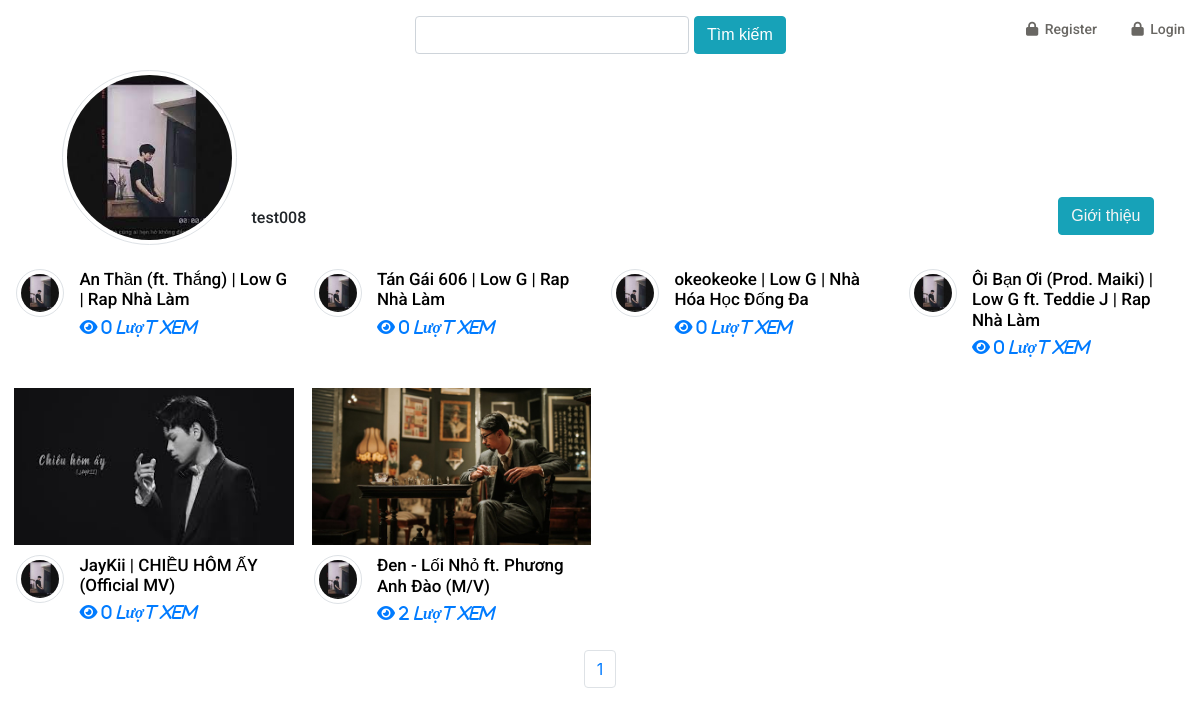
Page /user/test008/ on the committed database.
### User/models.py (models this page shows)
class CustomerUser(AbstractUser):
    sex_choice = ((0, 'Female'), (1, 'Male'))
    avatar = models.ImageField(default='profile1.jpg', blank=True, null=True)
    birthday = models.DateField(format('%d/%m/%Y'))
    sex = models.IntegerField(choices=sex_choice, default=1)
    address = models.CharField(default='', max_length=255)
    phone_number = models.CharField(default='', max_length=255)

### Video/models.py (models this page shows, shortened)
class Video(models.Model):
    Title = models.CharField(default='',max_length=255)
    Thumbnail = models.ImageField(upload_to='images',default='profile1.jpg',blank=True,null=True)
    Location = models.FileField(upload_to='Videos_Upload')
    Description = models.TextField(default='')
    Category = models.ForeignKey(Category, on_delete= models.CASCADE)
    User = models.ForeignKey(CustomerUser, on_delete= models.DO_NOTHING)
    view = models.IntegerField(default=0)
    Likes = models.ManyToManyField(CustomerUser,blank=True,related_name='like_Video')
    Dislikes = models.ManyToManyField(CustomerUser,blank=True,related_name='dislike_Video')

### User/views.py (the view)
# urls.py: path('user/<str:user>/',UserPage.as_view(),name = 'userPage'),
class UserPage(View):
    def get(self,req,user):
        User = CustomerUser.objects.filter(username__exact=user)[0]
        videos = Video.objects.filter(User_id__exact=User.id)[::-1]
        p = Paginator(videos, 20)
        page = req.GET.get('page')
        pagination = p.get_page(page)
        nums = '1' * pagination.paginator.num_pages
        context={
            'user':User,
            'video':videos,
            'img':User.avatar.url,
            'pagination': pagination,
            'nums': nums,
        }
        return render(req,'User/UserPage.html',context)

### templates/User/UserPage.html (shortened to what this page needs)
{% extends 'Home/base.html' %}
{% load static %}
{% block content %}
    <div class="row " style="position: relative">
        <div class="col-sm-2" style="margin-left: 5%">
            <img src="{{ user.avatar.url }}" class="rounded-circle img-thumbnail">
        </div>
        <div >
            <span style="position: absolute;bottom:10px"><h6> {{ user.username }} </h6></span>
        </div>
        <div style="position: absolute;bottom:10px;right: 5%">
            <button class="btn btn-info"><a href="{% url 'user_detail' id=user.id %}" style="color: whitesmoke">Giới thiệu</a></button>
        </div>
    </div>
    <div class="row" style="margin: 5px">
        {% for item in pagination %}
            <div class="col-sm-3 product-item pb-3" style="padding: 0.5rem" >
                <a href="{% url 'show' id=item.id %}"  >
                    <div class="thumbnail-img">
                        <img src="{{ item.Thumbnail.url }}" alt="" />
                    </div>
                    <div class="down-content">
                        <div class="row" style="margin-left: 0">
                            <div class="col-sm-2 " style="padding: 0">
                                <img class="rounded-circle img-thumbnail" src="{{ item.User.avatar.url }}" width="100%" >
                            </div>
                            <div class="col-sm-10">
                                <h4 style="margin-bottom: 5px">{{ item.Title }}</h4>
                                <i class="fas fa-eye"> {{ item.view }} <i>lượt xem </i></i>
                            </div>
                        </div>
                    </div>
                </a>
            </div>
        {% endfor %}
    </div>
    <nav aria-label="Page navigation">
      <ul class=" justify-content-center pagination ">
        {% for i in nums %}
            <li class="page-item"><a class="page-link" href="?page={{ forloop.counter }}">{{ forloop.counter }}</a></li>
        {% endfor %}
      </ul>
    </nav>
{% endblock %}

### static/Home/css/MainShop.css (style rules this page uses)
body { font-family: 'Roboto', sans-serif; position: relative; font-weight: 400px; }
ul li { list-style: none; }
a { -webkit-transition: 300ms; -moz-transition: 300ms; -o-transition: 300ms; transition: 300ms; }
h1, h2, h3, h4, h5, h6 { font-family: 'Roboto', sans-serif; }

### static/Home/css/site.css (style rules this page uses)
html, body { height: 100%; }

### static/Home/css/Core1.css (style rules this page uses)
body { font-family: 'Poppins', sans-serif; overflow-x: hidden; text-rendering: optimizeLegibility; -webkit-font-smoothing: antialiased; -moz-osx-font-smoothing: grayscale; }
a { text-decoration: none!important; }
ul { padding: 0; margin: 0; list-style: none; }
h1,h2,h3,h4,h5,h6 { margin: 0px; }
.product-item { border: 1px solid transparent; margin-bottom: 1px; display: flex; position: relative; cursor: pointer; }
.product-item .down-content { padding: 2px; padding-top: 10px; position: relative; }
.product-item .thumbnail-img { text-align: center; position: relative; flex-shrink: 0; }
.product-item .thumbnail-img img { display: block; margin-top: auto; margin-left: auto; margin-right: auto; max-height: 100%; max-width: 100%; }
.product-item .down-content h4 { font-size: 17px; color: #000000; }

### static/Auth/css/main.css (style rules this page uses)
.row { display: -webkit-box; display: -webkit-flex; display: -moz-box; display: -ms-flexbox; display: flex; -webkit-flex-wrap: wrap; -ms-flex-wrap: wrap; flex-wrap: wrap; }
html { -webkit-box-sizing: border-box; -moz-box-sizing: border-box; box-sizing: border-box; }
* { padding: 0; margin: 0; }
*, *:before, *:after { -webkit-box-sizing: inherit; -moz-box-sizing: inherit; box-sizing: inherit; }
body, h1, h2, h3, h4, h5, h6, blockquote, p, pre, dl, dd, ol, ul, figure, hr, fieldset, legend { margin: 0; padding: 0; }
button { outline: none; background: none; border: none; }
body { font-family: "Poppins", "Arial", "Helvetica Neue", sans-serif; font-weight: 400; font-size: 14px; }
h1, h2, h3, h4, h5, h6 { font-weight: 400; }
h4 { font-size: 18px; }
h6 { font-size: 13px; }
.btn { -webkit-transition: all 0.4s ease; -o-transition: all 0.4s ease; -moz-transition: all 0.4s ease; transition: all 0.4s ease; cursor: pointer; color: #fff; font-family: "Poppins", "Arial", "Helvetica Neue", sans-serif; }

### rows in the picture
CustomerUser: avatar (picture), username "test008"
Video: User.avatar (picture), Title "An Thần (ft. Thắng) | Low G | Rap Nhà Làm", view "0"
Video: User.avatar (picture), Title "Tán Gái 606 | Low G | Rap Nhà Làm", view "0"
Video: User.avatar (picture), Title "okeokeoke | Low G | Nhà Hóa Học Đống Đa", view "0"
Video: User.avatar (picture), Title "Ôi Bạn Ơi (Prod. Maiki) | Low G ft. Teddie J | Rap Nhà Làm", view "0"
Video: Thumbnail (picture), User.avatar (picture), Title "JayKii | CHIỀU HÔM ẤY (Official MV)", view "0"
Video: Thumbnail (placeholder picture), User.avatar (picture), Title "Đen - Lối Nhỏ ft. Phương Anh Đào (M/V)", view "2"
